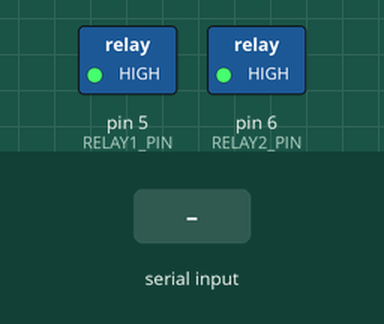
Simulated run of this sketch. Board: Arduino Uno, built with avr-gcc and run on an emulated ATmega328P. On the bench: switched loads named in the sketch (green lamp = pin HIGH). Inputs (shaded band) come from the test bench.

Above: at 1.2 s.
1.3 s: "1" received over Serial
At 2.5 s:
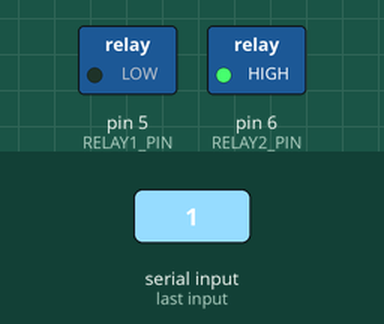
2.8 s: "3" received over Serial
At 3.9 s:
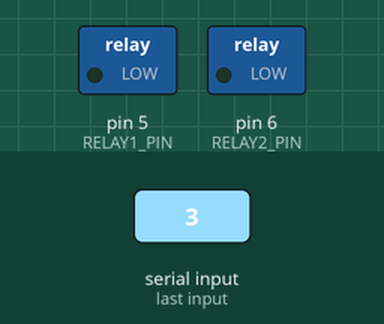
4.3 s: "2" received over Serial
At 5.0 s:
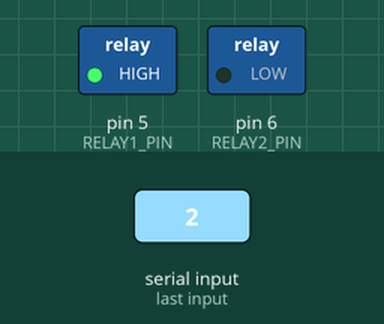
5.8 s: "0" received over Serial
At 6.1 s:
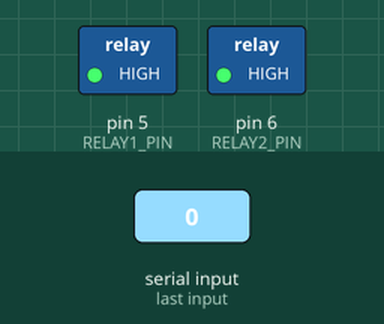
Timing chart, 0 to 8.3 s (numbered marks = the images above; inputs shaded):
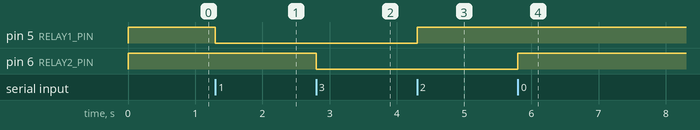

Measured:
- after the input at 1.3 s, pin 5 (RELAY1_PIN): HIGH → LOW at once
- after the input at 2.8 s, pin 6 (RELAY2_PIN): HIGH → LOW at once
- after the input at 4.3 s, pin 5 (RELAY1_PIN): LOW → HIGH at once
- after the input at 5.8 s, pin 6 (RELAY2_PIN): LOW → HIGH at once

The sketch:

sol.ino
```cpp
const int RELAY1_PIN = 5;  // 1번 전자석 제어 릴레이
const int RELAY2_PIN = 6;  // 2번 전자석 제어 릴레이

void setup() {
  Serial.begin(9600);
  pinMode(RELAY1_PIN, OUTPUT);
  pinMode(RELAY2_PIN, OUTPUT);

  // 초기 상태: 릴레이 OFF (HIGH)
  digitalWrite(RELAY1_PIN, HIGH);
  digitalWrite(RELAY2_PIN, HIGH);
}

void loop() {
  if (Serial.available() > 0) {
    char input = Serial.read();

    switch (input) {
      case '0':
        digitalWrite(RELAY1_PIN, HIGH);  // 둘 다 끄기
        digitalWrite(RELAY2_PIN, HIGH);
        break;

      case '1':
        digitalWrite(RELAY1_PIN, LOW);   // 1번 켜기
        break;

      case '2':
        digitalWrite(RELAY1_PIN, HIGH);  // 1번 끄기
        break;

      case '3':
        digitalWrite(RELAY2_PIN, LOW);   // 2번 켜기
        break;

      case '4':
        digitalWrite(RELAY2_PIN, HIGH);  // 2번 끄기
        break;

      default:
        // 아무것도 안 함
        break;
    }
  }
}
```
